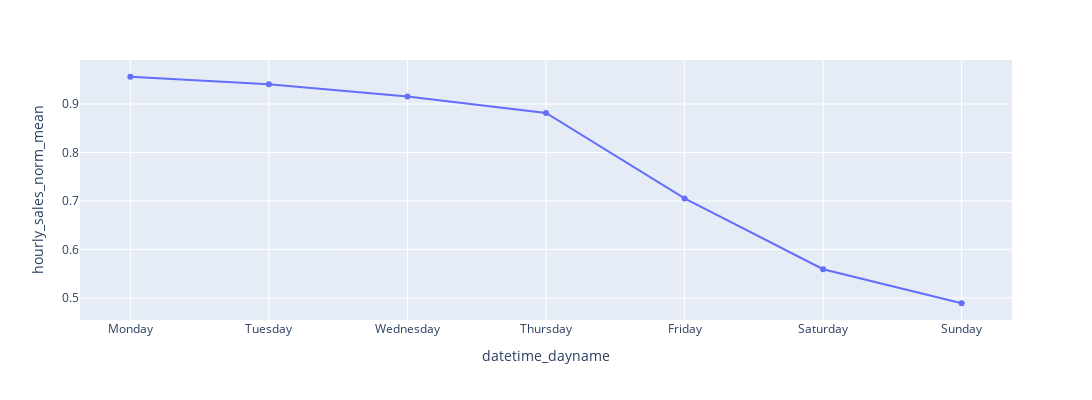

Source (notebook cell):
### Code cell
# Plot sales by day of the week
fig = px.line(sales_by_weekday, x="datetime_dayname", y="hourly_sales_norm_mean", markers=True, hover_data=sales_by_weekday, width=1200, height=400)
fig.show()

### Figure 1 — Plotly figure (JSON) as saved in the notebook; plotly's stock layout.template omitted (floating-point values rounded to 4 significant figures)
{"data": [{"customdata": [[0], [1], [2], [3], [4], [5], [6]], "hovertemplate": "datetime_dayname=%{x}<br>hourly_sales_norm_mean=%{y}<br>weekday=%{customdata[0]}<extra></extra>", "legendgroup": "", "line": {"color": "#636efa", "dash": "solid"}, "marker": {"symbol": "circle"}, "mode": "lines+markers", "name": "", "orientation": "v", "showlegend": false, "type": "scatter", "x": ["Monday", "Tuesday", "Wednesday", "Thursday", "Friday", "Saturday", "Sunday"], "xaxis": "x", "y": [0.9561, 0.9409, 0.9153, 0.8814, 0.7051, 0.5593, 0.4891], "yaxis": "y"}], "layout": {"height": 400, "legend": {"tracegroupgap": 0}, "margin": {"t": 60}, "width": 1200, "xaxis": {"anchor": "y", "domain": [0, 1], "title": {"text": "datetime_dayname"}}, "yaxis": {"anchor": "x", "domain": [0, 1], "title": {"text": "hourly_sales_norm_mean"}}}}
